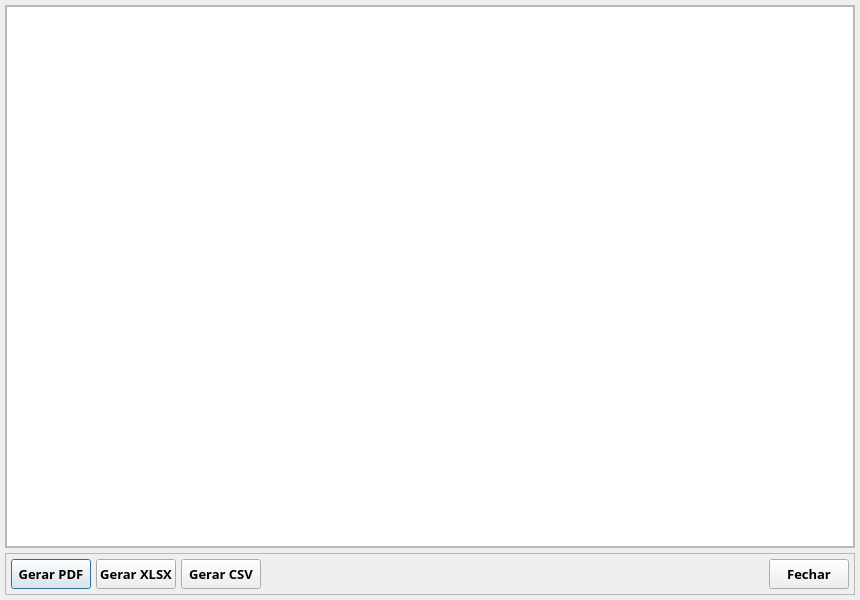
<?xml version="1.0" encoding="UTF-8"?>
<ui version="4.0">
 <class>Rel_Estoque_Geral_Preview</class>
 <widget class="QDialog" name="Rel_Estoque_Geral_Preview">
  <property name="geometry">
   <rect>
    <x>0</x>
    <y>0</y>
    <width>860</width>
    <height>600</height>
   </rect>
  </property>
  <property name="minimumSize">
   <size>
    <width>700</width>
    <height>500</height>
   </size>
  </property>
  <property name="font">
   <font>
    <family>Segoe UI Semibold</family>
    <pointsize>10</pointsize>
    <bold>true</bold>
   </font>
  </property>
  <property name="windowTitle">
   <string>Pré-visualização — Relatório de Estoque Geral</string>
  </property>
  <layout class="QVBoxLayout" name="verticalLayout">
   <property name="spacing">
    <number>5</number>
   </property>
   <property name="leftMargin">
    <number>5</number>
   </property>
   <property name="topMargin">
    <number>5</number>
   </property>
   <property name="rightMargin">
    <number>5</number>
   </property>
   <property name="bottomMargin">
    <number>5</number>
   </property>
   <item>
    <widget class="QFrame" name="frm_Visualizacao">
     <property name="frameShape">
      <enum>QFrame::Shape::StyledPanel</enum>
     </property>
     <property name="frameShadow">
      <enum>QFrame::Shadow::Raised</enum>
     </property>
     <layout class="QVBoxLayout" name="verticalLayout_2">
      <property name="spacing">
       <number>0</number>
      </property>
      <property name="leftMargin">
       <number>0</number>
      </property>
      <property name="topMargin">
       <number>0</number>
      </property>
      <property name="rightMargin">
       <number>0</number>
      </property>
      <property name="bottomMargin">
       <number>0</number>
      </property>
      <item>
       <widget class="QTextBrowser" name="txt_Visualizacao"/>
      </item>
     </layout>
    </widget>
   </item>
   <item>
    <widget class="QFrame" name="frm_Botoes">
     <property name="frameShape">
      <enum>QFrame::Shape::StyledPanel</enum>
     </property>
     <property name="frameShadow">
      <enum>QFrame::Shadow::Raised</enum>
     </property>
     <layout class="QHBoxLayout" name="horizontalLayout">
      <property name="spacing">
       <number>5</number>
      </property>
      <property name="leftMargin">
       <number>5</number>
      </property>
      <property name="topMargin">
       <number>5</number>
      </property>
      <property name="rightMargin">
       <number>5</number>
      </property>
      <property name="bottomMargin">
       <number>5</number>
      </property>
      <item>
       <widget class="QPushButton" name="bt_PDF">
        <property name="minimumSize">
         <size>
          <width>0</width>
          <height>30</height>
         </size>
        </property>
        <property name="text">
         <string>Gerar PDF</string>
        </property>
       </widget>
      </item>
      <item>
       <widget class="QPushButton" name="bt_XLSX">
        <property name="minimumSize">
         <size>
          <width>0</width>
          <height>30</height>
         </size>
        </property>
        <property name="text">
         <string>Gerar XLSX</string>
        </property>
       </widget>
      </item>
      <item>
       <widget class="QPushButton" name="bt_CSV">
        <property name="minimumSize">
         <size>
          <width>0</width>
          <height>30</height>
         </size>
        </property>
        <property name="text">
         <string>Gerar CSV</string>
        </property>
       </widget>
      </item>
      <item>
       <spacer name="horizontalSpacer">
        <property name="orientation">
         <enum>Qt::Orientation::Horizontal</enum>
        </property>
        <property name="sizeHint" stdset="0">
         <size>
          <width>40</width>
          <height>20</height>
         </size>
        </property>
       </spacer>
      </item>
      <item>
       <widget class="QPushButton" name="bt_Fechar">
        <property name="minimumSize">
         <size>
          <width>0</width>
          <height>30</height>
         </size>
        </property>
        <property name="text">
         <string>Fechar</string>
        </property>
       </widget>
      </item>
     </layout>
    </widget>
   </item>
  </layout>
 </widget>
 <resources/>
 <connections/>
</ui>
